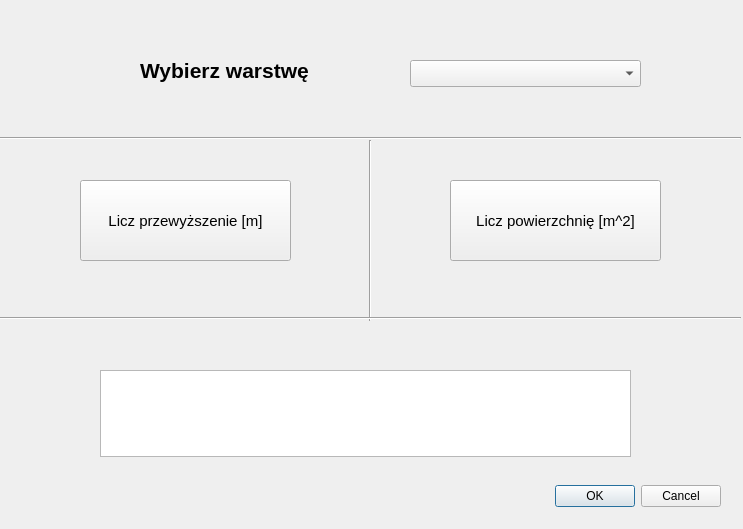
<?xml version="1.0" encoding="UTF-8"?>
<ui version="4.0">
 <class>wtyczka_QGISDialogBase</class>
 <widget class="QDialog" name="wtyczka_QGISDialogBase">
  <property name="geometry">
   <rect>
    <x>0</x>
    <y>0</y>
    <width>743</width>
    <height>529</height>
   </rect>
  </property>
  <property name="windowTitle">
   <string>projekt_2</string>
  </property>
  <widget class="QDialogButtonBox" name="button_box">
   <property name="geometry">
    <rect>
     <x>510</x>
     <y>480</y>
     <width>211</width>
     <height>32</height>
    </rect>
   </property>
   <property name="orientation">
    <enum>Qt::Horizontal</enum>
   </property>
   <property name="standardButtons">
    <set>QDialogButtonBox::Cancel|QDialogButtonBox::Ok</set>
   </property>
  </widget>
  <widget class="QLabel" name="Wybierz_warstwe">
   <property name="geometry">
    <rect>
     <x>140</x>
     <y>40</y>
     <width>261</width>
     <height>61</height>
    </rect>
   </property>
   <property name="font">
    <font>
     <pointsize>16</pointsize>
     <weight>75</weight>
     <bold>true</bold>
    </font>
   </property>
   <property name="text">
    <string>Wybierz warstwę </string>
   </property>
  </widget>
  <widget class="QgsMapLayerComboBox" name="mMapLayerComboBox">
   <property name="geometry">
    <rect>
     <x>410</x>
     <y>60</y>
     <width>231</width>
     <height>27</height>
    </rect>
   </property>
  </widget>
  <widget class="QPushButton" name="licz_przewyzszenie">
   <property name="geometry">
    <rect>
     <x>80</x>
     <y>180</y>
     <width>211</width>
     <height>81</height>
    </rect>
   </property>
   <property name="font">
    <font>
     <pointsize>11</pointsize>
    </font>
   </property>
   <property name="text">
    <string>Licz przewyższenie [m]</string>
   </property>
  </widget>
  <widget class="QPushButton" name="licz_powierzchnie">
   <property name="geometry">
    <rect>
     <x>450</x>
     <y>180</y>
     <width>211</width>
     <height>81</height>
    </rect>
   </property>
   <property name="font">
    <font>
     <pointsize>11</pointsize>
    </font>
   </property>
   <property name="text">
    <string>Licz powierzchnię [m^2]</string>
   </property>
  </widget>
  <widget class="QTextEdit" name="wynik">
   <property name="geometry">
    <rect>
     <x>100</x>
     <y>370</y>
     <width>531</width>
     <height>87</height>
    </rect>
   </property>
  </widget>
  <widget class="Line" name="line">
   <property name="geometry">
    <rect>
     <x>0</x>
     <y>130</y>
     <width>741</width>
     <height>16</height>
    </rect>
   </property>
   <property name="orientation">
    <enum>Qt::Horizontal</enum>
   </property>
  </widget>
  <widget class="Line" name="line_2">
   <property name="geometry">
    <rect>
     <x>360</x>
     <y>140</y>
     <width>20</width>
     <height>181</height>
    </rect>
   </property>
   <property name="orientation">
    <enum>Qt::Vertical</enum>
   </property>
  </widget>
  <widget class="Line" name="line_3">
   <property name="geometry">
    <rect>
     <x>0</x>
     <y>310</y>
     <width>741</width>
     <height>16</height>
    </rect>
   </property>
   <property name="orientation">
    <enum>Qt::Horizontal</enum>
   </property>
  </widget>
 </widget>
 <customwidgets>
  <customwidget>
   <class>QgsMapLayerComboBox</class>
   <extends>QComboBox</extends>
   <header>qgsmaplayercombobox.h</header>
  </customwidget>
 </customwidgets>
 <resources/>
 <connections>
  <connection>
   <sender>button_box</sender>
   <signal>accepted()</signal>
   <receiver>wtyczka_QGISDialogBase</receiver>
   <slot>accept()</slot>
   <hints>
    <hint type="sourcelabel">
     <x>20</x>
     <y>20</y>
    </hint>
    <hint type="destinationlabel">
     <x>20</x>
     <y>20</y>
    </hint>
   </hints>
  </connection>
  <connection>
   <sender>button_box</sender>
   <signal>rejected()</signal>
   <receiver>wtyczka_QGISDialogBase</receiver>
   <slot>reject()</slot>
   <hints>
    <hint type="sourcelabel">
     <x>20</x>
     <y>20</y>
    </hint>
    <hint type="destinationlabel">
     <x>20</x>
     <y>20</y>
    </hint>
   </hints>
  </connection>
 </connections>
</ui>
